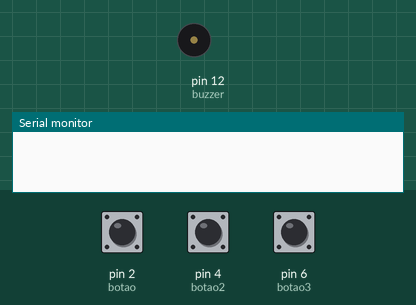
This sketch was run on a simulated Arduino Uno, built with avr-gcc and run on an emulated ATmega328P. Shown: buzzer (waves = sounding), the last lines printed to the serial monitor. The inputs (shaded band) are chosen by the test bench; at power-on: pin 6 (botao3) LOW, pin 2 (botao) LOW, pin 4 (botao2) LOW.

Above: at 1.2 s.
1.3 s: pin 6 (botao3) pulled HIGH for 3.2 s
At 2.3 s:
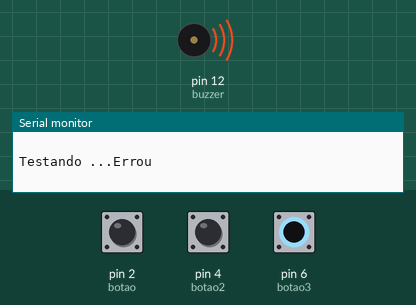
6.4 s: pin 2 (botao) pulled HIGH for 0.15 s
Timing chart, 0 to 9.4 s (numbered marks = the images above; inputs shaded):
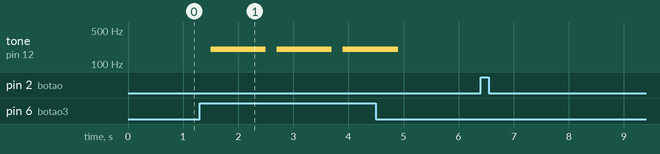

The sketch:

11-senha_cofre.ino
```cpp
#define botao 2
#define botao2 4
#define botao3 6
#define vermelhoLED 8
#define verdeLED 10
#define buzzer 12


int senha = 30;
/*
2(dígito de segurança) * 6(número certo) incremento 1
6 * 3(número certo) no incremento2
SENHA = 6 e 3, respectivamente
No monitor serial = 5 e 2
*/

int ValorBotao;
int ValorBotao2;
int Start;

int incremento = 0;
int incremento2 = 0;

void botao_leitura(int button){
  if(button == HIGH){
    delay(200);

  if(0<=incremento){
    Serial.print("Leitura 1: ");
    Serial.println(incremento);
    delay(300);
    incremento++;

  if(incremento>9){
     incremento = 0;
      }
    }
  }
}

void botao_leitura2(int button){
  if(button == HIGH){
    delay(200);

  if(0<=incremento2){
    Serial.print("Leitura 2: ");
    Serial.println(incremento2);
    delay(300);
    incremento2++;

  if(incremento2>9){
    incremento2 = 0;
      }
    }
  }
}

void setup(){
  Serial.begin(9600);
  pinMode(botao, INPUT);
  digitalWrite(vermelhoLED, OUTPUT);;
  digitalWrite(verdeLED, OUTPUT);

  pinMode(buzzer, OUTPUT);

  digitalWrite(vermelhoLED, LOW);;
  digitalWrite(verdeLED, LOW);

}

void loop(){
  ValorBotao = digitalRead(botao);
  ValorBotao2 = digitalRead(botao2);
  Start = digitalRead(botao3);

  botao_leitura(ValorBotao);
  botao_leitura2(ValorBotao2);

  bool tipoBuzzer = 1;

  if(Start == HIGH){
    delay(200);
    Serial.println(" ");
    Serial.print("Testando ...");

    if(senha == (2 * incremento + 6 * incremento2)){
      Serial.println("Acertou");
        digitalWrite(verdeLED, HIGH);
        tone(buzzer, 2000, 500);
  		delay(1000);
        digitalWrite(verdeLED, LOW);
    	delay(500);
    }

    else{
      Serial.println("Errou");
        digitalWrite(vermelhoLED, HIGH);
        tone(buzzer, 200, 1000);
  		delay(1000);
        digitalWrite(vermelhoLED, LOW);
    }
  }
}
```

Measured:
- after the input at 1.3 s, tone on pin 12 (buzzer): alternates 200 Hz for 1.0 s and silent for 0.20 s, starting after 0.20 s
